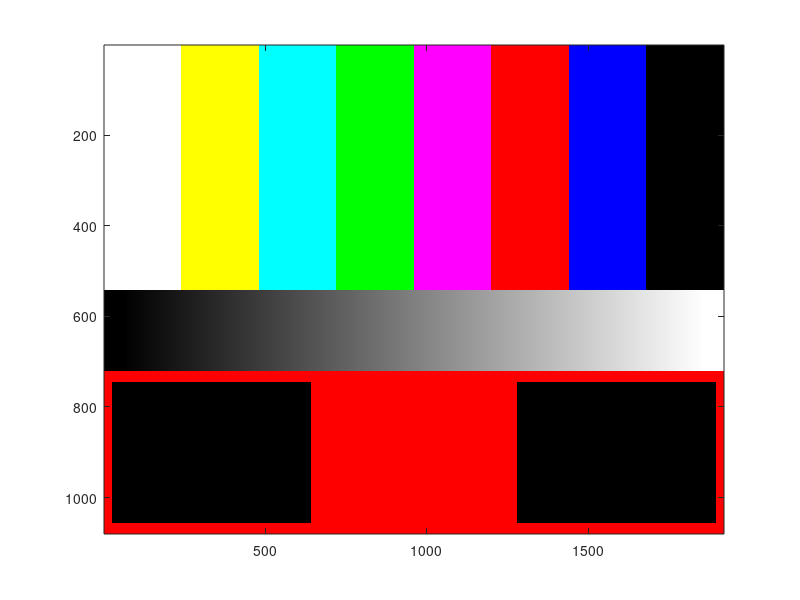

Write the MATLAB code that produced this figure.
spl=1920;
lpf=1080;


% Colorbar:
bar_width=spl/8;
bar_heigth=lpf/2;

rgb_bar=[[1 1 1];[1 1 0];[0 1 1];[0 1 0];[1 0 1];[1 0 0];[0 0 1];[0 0 0]];

R=[];
G=[];
B=[];
for j=1:size(rgb_bar,1),
    R=[R repmat(rgb_bar(j,1),bar_heigth,bar_width)];
    G=[G repmat(rgb_bar(j,2),bar_heigth,bar_width)];
    B=[B repmat(rgb_bar(j,3),bar_heigth,bar_width)];
end

% Luma Ramp:

ramp_heigth=lpf/6;
black_width=60;

luma=[zeros(1,black_width) linspace(0,1,spl-2*black_width) ones(1,black_width)];
size(repmat(luma,ramp_heigth,1))
R=[R;repmat(luma,ramp_heigth,1)];
G=[G;repmat(luma,ramp_heigth,1)];
B=[B;repmat(luma,ramp_heigth,1)];

% Clapper Board:

red_heigth=lpf/45;
board_heigth=lpf/45*13;
width_red=spl/3;

R=[R;ones(red_heigth,spl)];
G=[G;zeros(red_heigth,spl)];
B=[B;zeros(red_heigth,spl)];

R=[R;[ones(board_heigth,24) zeros(board_heigth,(spl-2*24-width_red)/2) ones(board_heigth,width_red) zeros(board_heigth,(spl-2*24-width_red)/2) ones(board_heigth,24)]];
G=[G;zeros(board_heigth,spl)];
B=[B;zeros(board_heigth,spl)];



R=[R;ones(red_heigth,spl)];
G=[G;zeros(red_heigth,spl)];
B=[B;zeros(red_heigth,spl)];

RGB=[];
RGB(:,:,1)=R;
RGB(:,:,2)=G;
RGB(:,:,3)=B;

size(RGB)
image(RGB)
imwrite(RGB,'combi_signal.bmp','BMP')